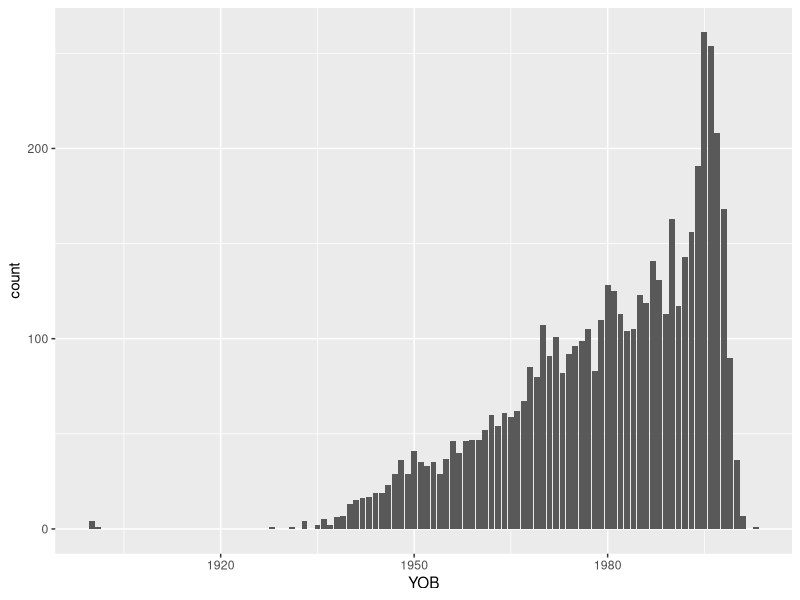
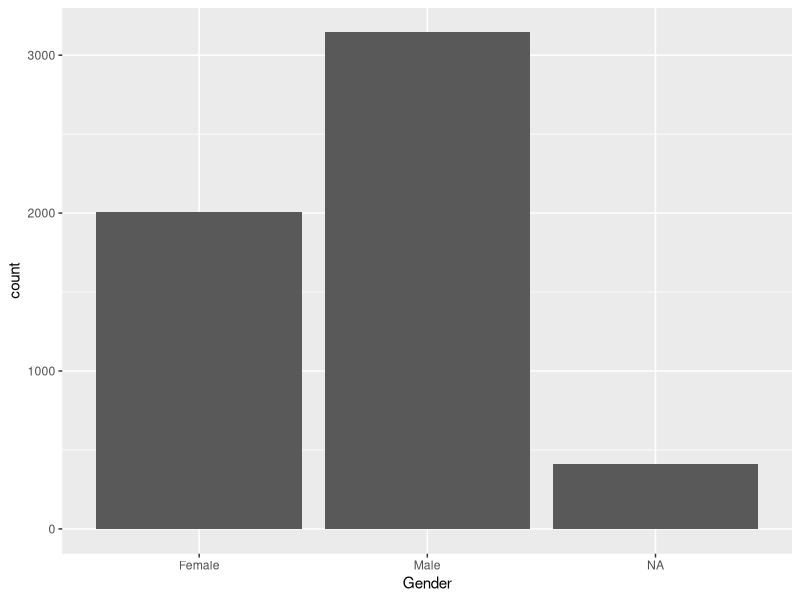
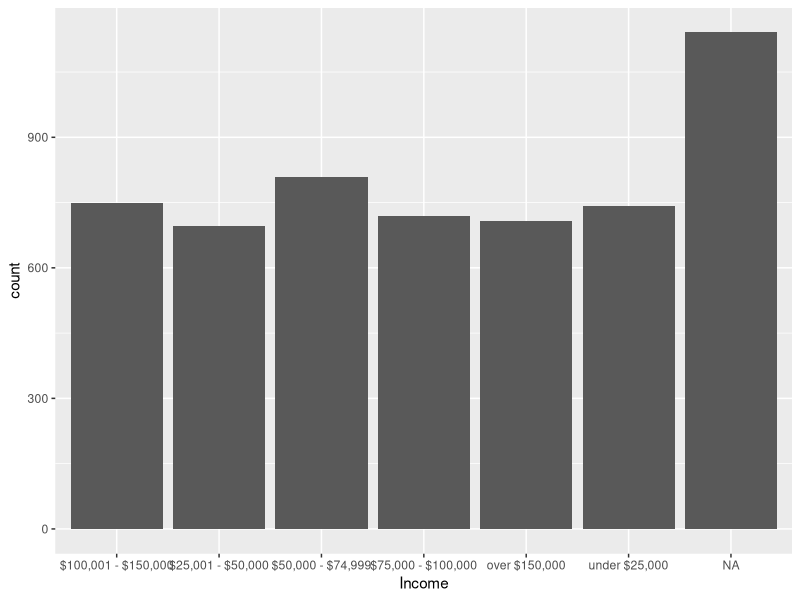
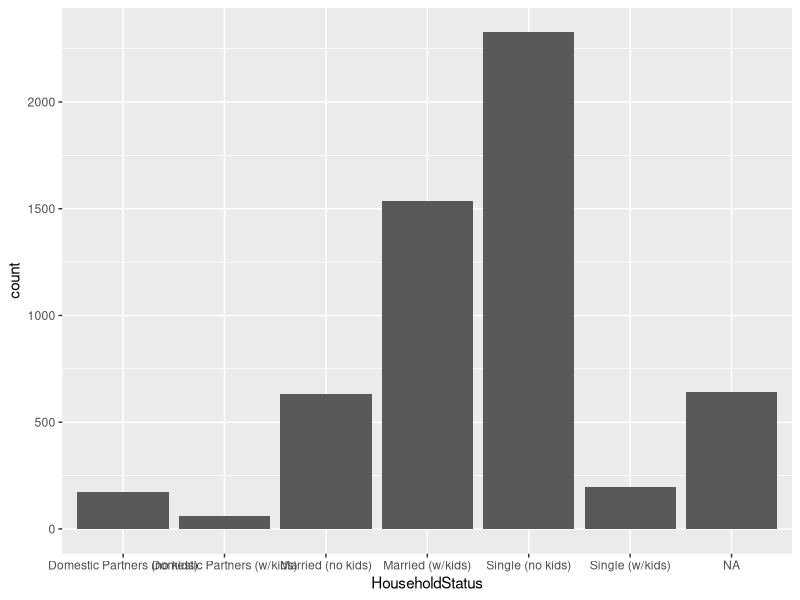
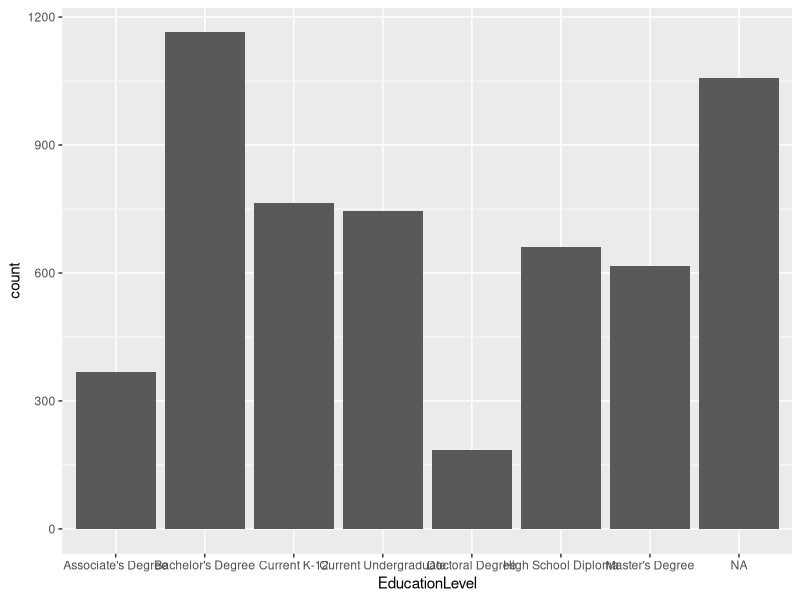
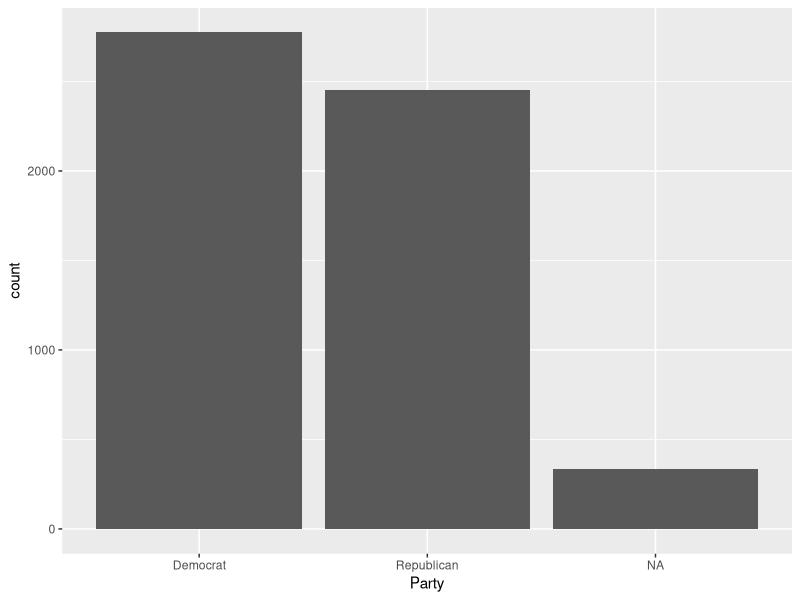

These charts were generated, in order, by the following R code: (Note: this script raises an error after producing the figures.)
library(mice)
library(ggplot2)
library(rpart)
library(mice)

# Load Data
train = read.csv("train2016.csv")
test = read.csv("test2016.csv")

# Data Cleaning ##################################################################################

# Remove YOB outliers
train = train[train$YOB >= 1900 & train$YOB <= 2003,]

# Replacing empty strings with NA in variables other than questions
train$Income[train$Income == ""] = NA
train$Income = factor(train$Income)
train$Gender[train$Gender == ""] = NA
train$Gender = factor(train$Gender)
train$EducationLevel[train$EducationLevel == ""] = NA
train$EducationLevel = factor(train$EducationLevel)
train$HouseholdStatus[train$HouseholdStatus == ""] = NA
train$HouseholdStatus = factor(train$HouseholdStatus)

test$Income[test$Income == ""] = NA
test$Income = factor(test$Income)
test$Gender[test$Gender == ""] = NA
test$Gender = factor(test$Gender)
test$EducationLevel[test$EducationLevel == ""] = NA
test$EducationLevel = factor(test$EducationLevel)
test$HouseholdStatus[test$HouseholdStatus == ""] = NA
test$HouseholdStatus = factor(test$HouseholdStatus)

sum(is.na(train$Income))/nrow(train)          # 18.5%
sum(is.na(train$Gender))/nrow(train)          # 2%
sum(is.na(train$EducationLevel))/nrow(train)  # 15.5%
sum(is.na(train$HouseholdStatus))/nrow(train) # 8%

sum(is.na(test$Income))/nrow(test)          # 17.6%
sum(is.na(test$Gender))/nrow(test)          # 2.1%
sum(is.na(test$EducationLevel))/nrow(test)  # 14.4%
sum(is.na(test$HouseholdStatus))/nrow(test) # 7.3%

ggplot(data = train, mapping = aes(x = YOB)) + geom_bar()
ggplot(data = train, mapping = aes(x = Gender)) + geom_bar()
ggplot(data = train, mapping = aes(x = Income)) + geom_bar()
ggplot(data = train, mapping = aes(x = HouseholdStatus)) + geom_bar()
ggplot(data = train, mapping = aes(x = EducationLevel)) + geom_bar()

ggplot(data = train, mapping = aes(x = Party)) + geom_bar()

# Lots of young people single with no kids. Data is very much skewed
# Some clear outlies in the YOB variable

table(train$Income,train$HouseholdStatus)

# Input Income with rpart
miceMod = mice(train[, !names(train) %in% "Party"], method="rf")
miceOutput <- complete(incomeMod)

# Test GLM (test again since first way of setting na was not good.)
SimpleMod = glm(Party ~ . -USER_ID, data=train, family=binomial)
PredTest = predict(SimpleMod, newdata=test, type="response")
threshold = 0.5
PredTestLabels = as.factor(ifelse(PredTest<threshold, "Democrat", "Republican"))
MySubmission = data.frame(USER_ID = test$USER_ID, PREDICTIONS = PredTestLabels)
write.csv(MySubmission, "SubmissionSimpleLog.csv", row.names=FALSE)